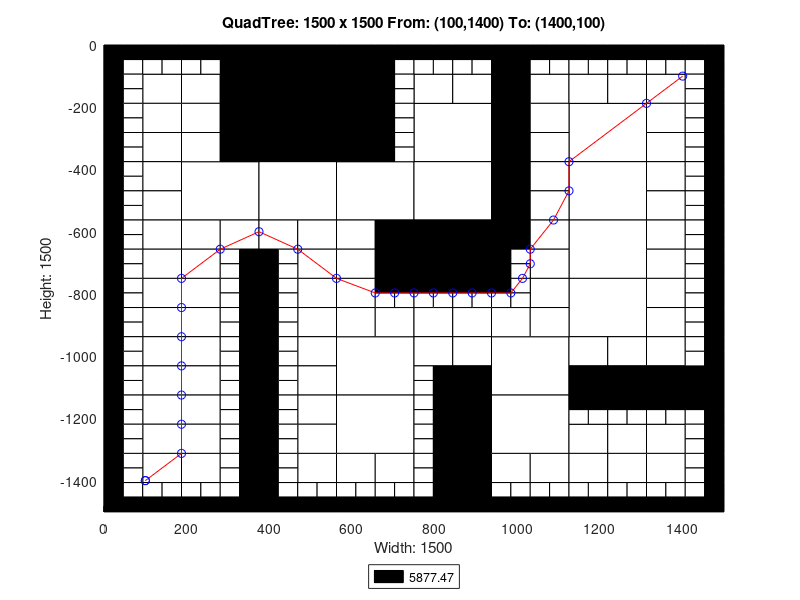

This figure's MATLAB source:
axis([0 1500 -1500 0]);
title('QuadTree: 1500 x 1500 From: (100,1400) To: (1400,100)');
xlabel('Width: 1500');
ylabel('Height: 1500');
rectangle('Position',[375 -187.5 187.5 187.5], 'FaceColor',[0 0 0]);
rectangle('Position',[375 -375 187.5 187.5], 'FaceColor',[0 0 0]);
rectangle('Position',[187.5 -562.5 187.5 187.5], 'FaceColor',[1 1 1]);
rectangle('Position',[375 -562.5 187.5 187.5], 'FaceColor',[1 1 1]);
rectangle('Position',[562.5 -562.5 187.5 187.5], 'FaceColor',[1 1 1]);
rectangle('Position',[750 -375 187.5 187.5], 'FaceColor',[1 1 1]);
rectangle('Position',[1125 -375 187.5 187.5], 'FaceColor',[1 1 1]);
rectangle('Position',[750 -562.5 187.5 187.5], 'FaceColor',[1 1 1]);
rectangle('Position',[750 -750 187.5 187.5], 'FaceColor',[0 0 0]);
rectangle('Position',[1125 -562.5 187.5 187.5], 'FaceColor',[1 1 1]);
rectangle('Position',[1125 -750 187.5 187.5], 'FaceColor',[1 1 1]);
rectangle('Position',[562.5 -1125 187.5 187.5], 'FaceColor',[1 1 1]);
rectangle('Position',[562.5 -1312.5 187.5 187.5], 'FaceColor',[1 1 1]);
rectangle('Position',[937.5 -1125 187.5 187.5], 'FaceColor',[1 1 1]);
rectangle('Position',[1125 -937.5 187.5 187.5], 'FaceColor',[1 1 1]);
rectangle('Position',[937.5 -1312.5 187.5 187.5], 'FaceColor',[1 1 1]);
rectangle('Position',[93.75 -187.5 93.75 93.75], 'FaceColor',[1 1 1]);
rectangle('Position',[281.25 -93.75 93.75 93.75], 'FaceColor',[0 0 0]);
rectangle('Position',[187.5 -187.5 93.75 93.75], 'FaceColor',[1 1 1]);
rectangle('Position',[281.25 -187.5 93.75 93.75], 'FaceColor',[0 0 0]);
rectangle('Position',[93.75 -281.25 93.75 93.75], 'FaceColor',[1 1 1]);
rectangle('Position',[93.75 -375 93.75 93.75], 'FaceColor',[1 1 1]);
rectangle('Position',[187.5 -281.25 93.75 93.75], 'FaceColor',[1 1 1]);
rectangle('Position',[281.25 -281.25 93.75 93.75], 'FaceColor',[0 0 0]);
rectangle('Position',[187.5 -375 93.75 93.75], 'FaceColor',[1 1 1]);
rectangle('Position',[281.25 -375 93.75 93.75], 'FaceColor',[0 0 0]);
rectangle('Position',[562.5 -93.75 93.75 93.75], 'FaceColor',[0 0 0]);
rectangle('Position',[562.5 -187.5 93.75 93.75], 'FaceColor',[0 0 0]);
rectangle('Position',[562.5 -281.25 93.75 93.75], 'FaceColor',[0 0 0]);
rectangle('Position',[562.5 -375 93.75 93.75], 'FaceColor',[0 0 0]);
rectangle('Position',[93.75 -468.75 93.75 93.75], 'FaceColor',[1 1 1]);
rectangle('Position',[93.75 -562.5 93.75 93.75], 'FaceColor',[1 1 1]);
rectangle('Position',[93.75 -656.25 93.75 93.75], 'FaceColor',[1 1 1]);
rectangle('Position',[93.75 -750 93.75 93.75], 'FaceColor',[1 1 1]);
rectangle('Position',[187.5 -656.25 93.75 93.75], 'FaceColor',[1 1 1]);
rectangle('Position',[281.25 -656.25 93.75 93.75], 'FaceColor',[1 1 1]);
rectangle('Position',[187.5 -750 93.75 93.75], 'FaceColor',[1 1 1]);
rectangle('Position',[375 -656.25 93.75 93.75], 'FaceColor',[1 1 1]);
rectangle('Position',[468.75 -656.25 93.75 93.75], 'FaceColor',[1 1 1]);
rectangle('Position',[468.75 -750 93.75 93.75], 'FaceColor',[1 1 1]);
rectangle('Position',[562.5 -656.25 93.75 93.75], 'FaceColor',[1 1 1]);
rectangle('Position',[656.25 -656.25 93.75 93.75], 'FaceColor',[0 0 0]);
rectangle('Position',[562.5 -750 93.75 93.75], 'FaceColor',[1 1 1]);
rectangle('Position',[656.25 -750 93.75 93.75], 'FaceColor',[0 0 0]);
rectangle('Position',[750 -187.5 93.75 93.75], 'FaceColor',[1 1 1]);
rectangle('Position',[843.75 -187.5 93.75 93.75], 'FaceColor',[1 1 1]);
rectangle('Position',[937.5 -93.75 93.75 93.75], 'FaceColor',[0 0 0]);
rectangle('Position',[937.5 -187.5 93.75 93.75], 'FaceColor',[0 0 0]);
rectangle('Position',[1031.25 -187.5 93.75 93.75], 'FaceColor',[1 1 1]);
rectangle('Position',[937.5 -281.25 93.75 93.75], 'FaceColor',[0 0 0]);
rectangle('Position',[1031.25 -281.25 93.75 93.75], 'FaceColor',[1 1 1]);
rectangle('Position',[937.5 -375 93.75 93.75], 'FaceColor',[0 0 0]);
rectangle('Position',[1031.25 -375 93.75 93.75], 'FaceColor',[1 1 1]);
rectangle('Position',[1125 -187.5 93.75 93.75], 'FaceColor',[1 1 1]);
rectangle('Position',[1218.75 -187.5 93.75 93.75], 'FaceColor',[1 1 1]);
rectangle('Position',[1312.5 -187.5 93.75 93.75], 'FaceColor',[1 1 1]);
rectangle('Position',[1312.5 -281.25 93.75 93.75], 'FaceColor',[1 1 1]);
rectangle('Position',[1312.5 -375 93.75 93.75], 'FaceColor',[1 1 1]);
rectangle('Position',[937.5 -468.75 93.75 93.75], 'FaceColor',[0 0 0]);
rectangle('Position',[1031.25 -468.75 93.75 93.75], 'FaceColor',[1 1 1]);
rectangle('Position',[937.5 -562.5 93.75 93.75], 'FaceColor',[0 0 0]);
rectangle('Position',[1031.25 -562.5 93.75 93.75], 'FaceColor',[1 1 1]);
rectangle('Position',[937.5 -656.25 93.75 93.75], 'FaceColor',[0 0 0]);
rectangle('Position',[1031.25 -656.25 93.75 93.75], 'FaceColor',[1 1 1]);
rectangle('Position',[1031.25 -750 93.75 93.75], 'FaceColor',[1 1 1]);
rectangle('Position',[1312.5 -468.75 93.75 93.75], 'FaceColor',[1 1 1]);
rectangle('Position',[1312.5 -562.5 93.75 93.75], 'FaceColor',[1 1 1]);
rectangle('Position',[1312.5 -656.25 93.75 93.75], 'FaceColor',[1 1 1]);
rectangle('Position',[1312.5 -750 93.75 93.75], 'FaceColor',[1 1 1]);
rectangle('Position',[93.75 -843.75 93.75 93.75], 'FaceColor',[1 1 1]);
rectangle('Position',[93.75 -937.5 93.75 93.75], 'FaceColor',[1 1 1]);
rectangle('Position',[187.5 -843.75 93.75 93.75], 'FaceColor',[1 1 1]);
rectangle('Position',[187.5 -937.5 93.75 93.75], 'FaceColor',[1 1 1]);
rectangle('Position',[93.75 -1031.25 93.75 93.75], 'FaceColor',[1 1 1]);
rectangle('Position',[93.75 -1125 93.75 93.75], 'FaceColor',[1 1 1]);
rectangle('Position',[187.5 -1031.25 93.75 93.75], 'FaceColor',[1 1 1]);
rectangle('Position',[187.5 -1125 93.75 93.75], 'FaceColor',[1 1 1]);
rectangle('Position',[468.75 -843.75 93.75 93.75], 'FaceColor',[1 1 1]);
rectangle('Position',[468.75 -937.5 93.75 93.75], 'FaceColor',[1 1 1]);
rectangle('Position',[562.5 -843.75 93.75 93.75], 'FaceColor',[1 1 1]);
rectangle('Position',[562.5 -937.5 93.75 93.75], 'FaceColor',[1 1 1]);
rectangle('Position',[656.25 -937.5 93.75 93.75], 'FaceColor',[1 1 1]);
rectangle('Position',[468.75 -1031.25 93.75 93.75], 'FaceColor',[1 1 1]);
rectangle('Position',[468.75 -1125 93.75 93.75], 'FaceColor',[1 1 1]);
rectangle('Position',[93.75 -1218.75 93.75 93.75], 'FaceColor',[1 1 1]);
rectangle('Position',[93.75 -1312.5 93.75 93.75], 'FaceColor',[1 1 1]);
rectangle('Position',[187.5 -1218.75 93.75 93.75], 'FaceColor',[1 1 1]);
rectangle('Position',[187.5 -1312.5 93.75 93.75], 'FaceColor',[1 1 1]);
rectangle('Position',[93.75 -1406.25 93.75 93.75], 'FaceColor',[1 1 1]);
rectangle('Position',[187.5 -1406.25 93.75 93.75], 'FaceColor',[1 1 1]);
rectangle('Position',[468.75 -1218.75 93.75 93.75], 'FaceColor',[1 1 1]);
rectangle('Position',[468.75 -1312.5 93.75 93.75], 'FaceColor',[1 1 1]);
rectangle('Position',[468.75 -1406.25 93.75 93.75], 'FaceColor',[1 1 1]);
rectangle('Position',[562.5 -1406.25 93.75 93.75], 'FaceColor',[1 1 1]);
rectangle('Position',[656.25 -1406.25 93.75 93.75], 'FaceColor',[1 1 1]);
rectangle('Position',[750 -937.5 93.75 93.75], 'FaceColor',[1 1 1]);
rectangle('Position',[843.75 -937.5 93.75 93.75], 'FaceColor',[1 1 1]);
rectangle('Position',[1031.25 -843.75 93.75 93.75], 'FaceColor',[1 1 1]);
rectangle('Position',[937.5 -937.5 93.75 93.75], 'FaceColor',[1 1 1]);
rectangle('Position',[1031.25 -937.5 93.75 93.75], 'FaceColor',[1 1 1]);
rectangle('Position',[750 -1031.25 93.75 93.75], 'FaceColor',[1 1 1]);
rectangle('Position',[843.75 -1031.25 93.75 93.75], 'FaceColor',[1 1 1]);
rectangle('Position',[843.75 -1125 93.75 93.75], 'FaceColor',[0 0 0]);
rectangle('Position',[1312.5 -843.75 93.75 93.75], 'FaceColor',[1 1 1]);
rectangle('Position',[1312.5 -937.5 93.75 93.75], 'FaceColor',[1 1 1]);
rectangle('Position',[1125 -1031.25 93.75 93.75], 'FaceColor',[1 1 1]);
rectangle('Position',[1218.75 -1031.25 93.75 93.75], 'FaceColor',[1 1 1]);
rectangle('Position',[1125 -1125 93.75 93.75], 'FaceColor',[0 0 0]);
rectangle('Position',[1218.75 -1125 93.75 93.75], 'FaceColor',[0 0 0]);
rectangle('Position',[1312.5 -1031.25 93.75 93.75], 'FaceColor',[1 1 1]);
rectangle('Position',[1312.5 -1125 93.75 93.75], 'FaceColor',[0 0 0]);
rectangle('Position',[1406.25 -1125 93.75 93.75], 'FaceColor',[0 0 0]);
rectangle('Position',[843.75 -1218.75 93.75 93.75], 'FaceColor',[0 0 0]);
rectangle('Position',[843.75 -1312.5 93.75 93.75], 'FaceColor',[0 0 0]);
rectangle('Position',[843.75 -1406.25 93.75 93.75], 'FaceColor',[0 0 0]);
rectangle('Position',[843.75 -1500 93.75 93.75], 'FaceColor',[0 0 0]);
rectangle('Position',[937.5 -1406.25 93.75 93.75], 'FaceColor',[1 1 1]);
rectangle('Position',[1031.25 -1406.25 93.75 93.75], 'FaceColor',[1 1 1]);
rectangle('Position',[1125 -1312.5 93.75 93.75], 'FaceColor',[1 1 1]);
rectangle('Position',[1218.75 -1312.5 93.75 93.75], 'FaceColor',[1 1 1]);
rectangle('Position',[1312.5 -1312.5 93.75 93.75], 'FaceColor',[1 1 1]);
rectangle('Position',[1125 -1406.25 93.75 93.75], 'FaceColor',[1 1 1]);
rectangle('Position',[1218.75 -1406.25 93.75 93.75], 'FaceColor',[1 1 1]);
rectangle('Position',[1312.5 -1406.25 93.75 93.75], 'FaceColor',[1 1 1]);
rectangle('Position',[0 -46.875 46.875 46.875], 'FaceColor',[0 0 0]);
rectangle('Position',[46.875 -46.875 46.875 46.875], 'FaceColor',[0 0 0]);
rectangle('Position',[0 -93.75 46.875 46.875], 'FaceColor',[0 0 0]);
rectangle('Position',[46.875 -93.75 46.875 46.875], 'FaceColor',[1 1 1]);
rectangle('Position',[93.75 -46.875 46.875 46.875], 'FaceColor',[0 0 0]);
rectangle('Position',[140.625 -46.875 46.875 46.875], 'FaceColor',[0 0 0]);
rectangle('Position',[93.75 -93.75 46.875 46.875], 'FaceColor',[1 1 1]);
rectangle('Position',[140.625 -93.75 46.875 46.875], 'FaceColor',[1 1 1]);
rectangle('Position',[0 -140.625 46.875 46.875], 'FaceColor',[0 0 0]);
rectangle('Position',[46.875 -140.625 46.875 46.875], 'FaceColor',[1 1 1]);
rectangle('Position',[0 -187.5 46.875 46.875], 'FaceColor',[0 0 0]);
rectangle('Position',[46.875 -187.5 46.875 46.875], 'FaceColor',[1 1 1]);
rectangle('Position',[187.5 -46.875 46.875 46.875], 'FaceColor',[0 0 0]);
rectangle('Position',[234.375 -46.875 46.875 46.875], 'FaceColor',[0 0 0]);
rectangle('Position',[187.5 -93.75 46.875 46.875], 'FaceColor',[1 1 1]);
rectangle('Position',[234.375 -93.75 46.875 46.875], 'FaceColor',[1 1 1]);
rectangle('Position',[0 -234.375 46.875 46.875], 'FaceColor',[0 0 0]);
rectangle('Position',[46.875 -234.375 46.875 46.875], 'FaceColor',[1 1 1]);
rectangle('Position',[0 -281.25 46.875 46.875], 'FaceColor',[0 0 0]);
rectangle('Position',[46.875 -281.25 46.875 46.875], 'FaceColor',[1 1 1]);
rectangle('Position',[0 -328.125 46.875 46.875], 'FaceColor',[0 0 0]);
rectangle('Position',[46.875 -328.125 46.875 46.875], 'FaceColor',[1 1 1]);
rectangle('Position',[0 -375 46.875 46.875], 'FaceColor',[0 0 0]);
rectangle('Position',[46.875 -375 46.875 46.875], 'FaceColor',[1 1 1]);
rectangle('Position',[656.25 -46.875 46.875 46.875], 'FaceColor',[0 0 0]);
rectangle('Position',[703.125 -46.875 46.875 46.875], 'FaceColor',[0 0 0]);
rectangle('Position',[656.25 -93.75 46.875 46.875], 'FaceColor',[0 0 0]);
rectangle('Position',[703.125 -93.75 46.875 46.875], 'FaceColor',[1 1 1]);
rectangle('Position',[656.25 -140.625 46.875 46.875], 'FaceColor',[0 0 0]);
rectangle('Position',[703.125 -140.625 46.875 46.875], 'FaceColor',[1 1 1]);
rectangle('Position',[656.25 -187.5 46.875 46.875], 'FaceColor',[0 0 0]);
rectangle('Position',[703.125 -187.5 46.875 46.875], 'FaceColor',[1 1 1]);
rectangle('Position',[656.25 -234.375 46.875 46.875], 'FaceColor',[0 0 0]);
rectangle('Position',[703.125 -234.375 46.875 46.875], 'FaceColor',[1 1 1]);
rectangle('Position',[656.25 -281.25 46.875 46.875], 'FaceColor',[0 0 0]);
rectangle('Position',[703.125 -281.25 46.875 46.875], 'FaceColor',[1 1 1]);
rectangle('Position',[656.25 -328.125 46.875 46.875], 'FaceColor',[0 0 0]);
rectangle('Position',[703.125 -328.125 46.875 46.875], 'FaceColor',[1 1 1]);
rectangle('Position',[656.25 -375 46.875 46.875], 'FaceColor',[0 0 0]);
rectangle('Position',[703.125 -375 46.875 46.875], 'FaceColor',[1 1 1]);
rectangle('Position',[0 -421.875 46.875 46.875], 'FaceColor',[0 0 0]);
rectangle('Position',[46.875 -421.875 46.875 46.875], 'FaceColor',[1 1 1]);
rectangle('Position',[0 -468.75 46.875 46.875], 'FaceColor',[0 0 0]);
rectangle('Position',[46.875 -468.75 46.875 46.875], 'FaceColor',[1 1 1]);
rectangle('Position',[0 -515.625 46.875 46.875], 'FaceColor',[0 0 0]);
rectangle('Position',[46.875 -515.625 46.875 46.875], 'FaceColor',[1 1 1]);
rectangle('Position',[0 -562.5 46.875 46.875], 'FaceColor',[0 0 0]);
rectangle('Position',[46.875 -562.5 46.875 46.875], 'FaceColor',[1 1 1]);
rectangle('Position',[0 -609.375 46.875 46.875], 'FaceColor',[0 0 0]);
rectangle('Position',[46.875 -609.375 46.875 46.875], 'FaceColor',[1 1 1]);
rectangle('Position',[0 -656.25 46.875 46.875], 'FaceColor',[0 0 0]);
rectangle('Position',[46.875 -656.25 46.875 46.875], 'FaceColor',[1 1 1]);
rectangle('Position',[0 -703.125 46.875 46.875], 'FaceColor',[0 0 0]);
rectangle('Position',[46.875 -703.125 46.875 46.875], 'FaceColor',[1 1 1]);
rectangle('Position',[0 -750 46.875 46.875], 'FaceColor',[0 0 0]);
rectangle('Position',[46.875 -750 46.875 46.875], 'FaceColor',[1 1 1]);
rectangle('Position',[281.25 -703.125 46.875 46.875], 'FaceColor',[1 1 1]);
rectangle('Position',[328.125 -703.125 46.875 46.875], 'FaceColor',[0 0 0]);
rectangle('Position',[281.25 -750 46.875 46.875], 'FaceColor',[1 1 1]);
rectangle('Position',[328.125 -750 46.875 46.875], 'FaceColor',[0 0 0]);
rectangle('Position',[375 -703.125 46.875 46.875], 'FaceColor',[0 0 0]);
rectangle('Position',[421.875 -703.125 46.875 46.875], 'FaceColor',[1 1 1]);
rectangle('Position',[375 -750 46.875 46.875], 'FaceColor',[0 0 0]);
rectangle('Position',[421.875 -750 46.875 46.875], 'FaceColor',[1 1 1]);
rectangle('Position',[750 -46.875 46.875 46.875], 'FaceColor',[0 0 0]);
rectangle('Position',[796.875 -46.875 46.875 46.875], 'FaceColor',[0 0 0]);
rectangle('Position',[750 -93.75 46.875 46.875], 'FaceColor',[1 1 1]);
rectangle('Position',[796.875 -93.75 46.875 46.875], 'FaceColor',[1 1 1]);
rectangle('Position',[843.75 -46.875 46.875 46.875], 'FaceColor',[0 0 0]);
rectangle('Position',[890.625 -46.875 46.875 46.875], 'FaceColor',[0 0 0]);
rectangle('Position',[843.75 -93.75 46.875 46.875], 'FaceColor',[1 1 1]);
rectangle('Position',[890.625 -93.75 46.875 46.875], 'FaceColor',[1 1 1]);
rectangle('Position',[1031.25 -46.875 46.875 46.875], 'FaceColor',[0 0 0]);
rectangle('Position',[1078.12 -46.875 46.875 46.875], 'FaceColor',[0 0 0]);
rectangle('Position',[1031.25 -93.75 46.875 46.875], 'FaceColor',[1 1 1]);
rectangle('Position',[1078.12 -93.75 46.875 46.875], 'FaceColor',[1 1 1]);
rectangle('Position',[1125 -46.875 46.875 46.875], 'FaceColor',[0 0 0]);
rectangle('Position',[1171.88 -46.875 46.875 46.875], 'FaceColor',[0 0 0]);
rectangle('Position',[1125 -93.75 46.875 46.875], 'FaceColor',[1 1 1]);
rectangle('Position',[1171.88 -93.75 46.875 46.875], 'FaceColor',[1 1 1]);
rectangle('Position',[1218.75 -46.875 46.875 46.875], 'FaceColor',[0 0 0]);
rectangle('Position',[1265.62 -46.875 46.875 46.875], 'FaceColor',[0 0 0]);
rectangle('Position',[1218.75 -93.75 46.875 46.875], 'FaceColor',[1 1 1]);
rectangle('Position',[1265.62 -93.75 46.875 46.875], 'FaceColor',[1 1 1]);
rectangle('Position',[1312.5 -46.875 46.875 46.875], 'FaceColor',[0 0 0]);
rectangle('Position',[1359.38 -46.875 46.875 46.875], 'FaceColor',[0 0 0]);
rectangle('Position',[1312.5 -93.75 46.875 46.875], 'FaceColor',[1 1 1]);
rectangle('Position',[1359.38 -93.75 46.875 46.875], 'FaceColor',[1 1 1]);
rectangle('Position',[1406.25 -46.875 46.875 46.875], 'FaceColor',[0 0 0]);
rectangle('Position',[1453.12 -46.875 46.875 46.875], 'FaceColor',[0 0 0]);
rectangle('Position',[1406.25 -93.75 46.875 46.875], 'FaceColor',[1 1 1]);
rectangle('Position',[1453.12 -93.75 46.875 46.875], 'FaceColor',[0 0 0]);
rectangle('Position',[1406.25 -140.625 46.875 46.875], 'FaceColor',[1 1 1]);
rectangle('Position',[1453.12 -140.625 46.875 46.875], 'FaceColor',[0 0 0]);
rectangle('Position',[1406.25 -187.5 46.875 46.875], 'FaceColor',[1 1 1]);
rectangle('Position',[1453.12 -187.5 46.875 46.875], 'FaceColor',[0 0 0]);
rectangle('Position',[1406.25 -234.375 46.875 46.875], 'FaceColor',[1 1 1]);
rectangle('Position',[1453.12 -234.375 46.875 46.875], 'FaceColor',[0 0 0]);
rectangle('Position',[1406.25 -281.25 46.875 46.875], 'FaceColor',[1 1 1]);
rectangle('Position',[1453.12 -281.25 46.875 46.875], 'FaceColor',[0 0 0]);
rectangle('Position',[1406.25 -328.125 46.875 46.875], 'FaceColor',[1 1 1]);
rectangle('Position',[1453.12 -328.125 46.875 46.875], 'FaceColor',[0 0 0]);
rectangle('Position',[1406.25 -375 46.875 46.875], 'FaceColor',[1 1 1]);
rectangle('Position',[1453.12 -375 46.875 46.875], 'FaceColor',[0 0 0]);
rectangle('Position',[937.5 -703.125 46.875 46.875], 'FaceColor',[0 0 0]);
rectangle('Position',[984.375 -703.125 46.875 46.875], 'FaceColor',[1 1 1]);
rectangle('Position',[937.5 -750 46.875 46.875], 'FaceColor',[0 0 0]);
rectangle('Position',[984.375 -750 46.875 46.875], 'FaceColor',[1 1 1]);
rectangle('Position',[1406.25 -421.875 46.875 46.875], 'FaceColor',[1 1 1]);
rectangle('Position',[1453.12 -421.875 46.875 46.875], 'FaceColor',[0 0 0]);
rectangle('Position',[1406.25 -468.75 46.875 46.875], 'FaceColor',[1 1 1]);
rectangle('Position',[1453.12 -468.75 46.875 46.875], 'FaceColor',[0 0 0]);
rectangle('Position',[1406.25 -515.625 46.875 46.875], 'FaceColor',[1 1 1]);
rectangle('Position',[1453.12 -515.625 46.875 46.875], 'FaceColor',[0 0 0]);
rectangle('Position',[1406.25 -562.5 46.875 46.875], 'FaceColor',[1 1 1]);
rectangle('Position',[1453.12 -562.5 46.875 46.875], 'FaceColor',[0 0 0]);
rectangle('Position',[1406.25 -609.375 46.875 46.875], 'FaceColor',[1 1 1]);
rectangle('Position',[1453.12 -609.375 46.875 46.875], 'FaceColor',[0 0 0]);
rectangle('Position',[1406.25 -656.25 46.875 46.875], 'FaceColor',[1 1 1]);
rectangle('Position',[1453.12 -656.25 46.875 46.875], 'FaceColor',[0 0 0]);
rectangle('Position',[1406.25 -703.125 46.875 46.875], 'FaceColor',[1 1 1]);
rectangle('Position',[1453.12 -703.125 46.875 46.875], 'FaceColor',[0 0 0]);
rectangle('Position',[1406.25 -750 46.875 46.875], 'FaceColor',[1 1 1]);
rectangle('Position',[1453.12 -750 46.875 46.875], 'FaceColor',[0 0 0]);
rectangle('Position',[0 -796.875 46.875 46.875], 'FaceColor',[0 0 0]);
rectangle('Position',[46.875 -796.875 46.875 46.875], 'FaceColor',[1 1 1]);
rectangle('Position',[0 -843.75 46.875 46.875], 'FaceColor',[0 0 0]);
rectangle('Position',[46.875 -843.75 46.875 46.875], 'FaceColor',[1 1 1]);
rectangle('Position',[0 -890.625 46.875 46.875], 'FaceColor',[0 0 0]);
rectangle('Position',[46.875 -890.625 46.875 46.875], 'FaceColor',[1 1 1]);
rectangle('Position',[0 -937.5 46.875 46.875], 'FaceColor',[0 0 0]);
rectangle('Position',[46.875 -937.5 46.875 46.875], 'FaceColor',[1 1 1]);
rectangle('Position',[281.25 -796.875 46.875 46.875], 'FaceColor',[1 1 1]);
rectangle('Position',[328.125 -796.875 46.875 46.875], 'FaceColor',[0 0 0]);
rectangle('Position',[281.25 -843.75 46.875 46.875], 'FaceColor',[1 1 1]);
rectangle('Position',[328.125 -843.75 46.875 46.875], 'FaceColor',[0 0 0]);
rectangle('Position',[281.25 -890.625 46.875 46.875], 'FaceColor',[1 1 1]);
rectangle('Position',[328.125 -890.625 46.875 46.875], 'FaceColor',[0 0 0]);
rectangle('Position',[281.25 -937.5 46.875 46.875], 'FaceColor',[1 1 1]);
rectangle('Position',[328.125 -937.5 46.875 46.875], 'FaceColor',[0 0 0]);
rectangle('Position',[0 -984.375 46.875 46.875], 'FaceColor',[0 0 0]);
rectangle('Position',[46.875 -984.375 46.875 46.875], 'FaceColor',[1 1 1]);
rectangle('Position',[0 -1031.25 46.875 46.875], 'FaceColor',[0 0 0]);
rectangle('Position',[46.875 -1031.25 46.875 46.875], 'FaceColor',[1 1 1]);
rectangle('Position',[0 -1078.12 46.875 46.875], 'FaceColor',[0 0 0]);
rectangle('Position',[46.875 -1078.12 46.875 46.875], 'FaceColor',[1 1 1]);
rectangle('Position',[0 -1125 46.875 46.875], 'FaceColor',[0 0 0]);
rectangle('Position',[46.875 -1125 46.875 46.875], 'FaceColor',[1 1 1]);
rectangle('Position',[281.25 -984.375 46.875 46.875], 'FaceColor',[1 1 1]);
rectangle('Position',[328.125 -984.375 46.875 46.875], 'FaceColor',[0 0 0]);
rectangle('Position',[281.25 -1031.25 46.875 46.875], 'FaceColor',[1 1 1]);
rectangle('Position',[328.125 -1031.25 46.875 46.875], 'FaceColor',[0 0 0]);
rectangle('Position',[281.25 -1078.12 46.875 46.875], 'FaceColor',[1 1 1]);
rectangle('Position',[328.125 -1078.12 46.875 46.875], 'FaceColor',[0 0 0]);
rectangle('Position',[281.25 -1125 46.875 46.875], 'FaceColor',[1 1 1]);
rectangle('Position',[328.125 -1125 46.875 46.875], 'FaceColor',[0 0 0]);
rectangle('Position',[375 -796.875 46.875 46.875], 'FaceColor',[0 0 0]);
rectangle('Position',[421.875 -796.875 46.875 46.875], 'FaceColor',[1 1 1]);
rectangle('Position',[375 -843.75 46.875 46.875], 'FaceColor',[0 0 0]);
rectangle('Position',[421.875 -843.75 46.875 46.875], 'FaceColor',[1 1 1]);
rectangle('Position',[375 -890.625 46.875 46.875], 'FaceColor',[0 0 0]);
rectangle('Position',[421.875 -890.625 46.875 46.875], 'FaceColor',[1 1 1]);
rectangle('Position',[375 -937.5 46.875 46.875], 'FaceColor',[0 0 0]);
rectangle('Position',[421.875 -937.5 46.875 46.875], 'FaceColor',[1 1 1]);
rectangle('Position',[656.25 -796.875 46.875 46.875], 'FaceColor',[0 0 0]);
rectangle('Position',[703.125 -796.875 46.875 46.875], 'FaceColor',[0 0 0]);
rectangle('Position',[656.25 -843.75 46.875 46.875], 'FaceColor',[1 1 1]);
rectangle('Position',[703.125 -843.75 46.875 46.875], 'FaceColor',[1 1 1]);
rectangle('Position',[375 -984.375 46.875 46.875], 'FaceColor',[0 0 0]);
rectangle('Position',[421.875 -984.375 46.875 46.875], 'FaceColor',[1 1 1]);
rectangle('Position',[375 -1031.25 46.875 46.875], 'FaceColor',[0 0 0]);
rectangle('Position',[421.875 -1031.25 46.875 46.875], 'FaceColor',[1 1 1]);
rectangle('Position',[375 -1078.12 46.875 46.875], 'FaceColor',[0 0 0]);
rectangle('Position',[421.875 -1078.12 46.875 46.875], 'FaceColor',[1 1 1]);
rectangle('Position',[375 -1125 46.875 46.875], 'FaceColor',[0 0 0]);
rectangle('Position',[421.875 -1125 46.875 46.875], 'FaceColor',[1 1 1]);
rectangle('Position',[0 -1171.88 46.875 46.875], 'FaceColor',[0 0 0]);
rectangle('Position',[46.875 -1171.88 46.875 46.875], 'FaceColor',[1 1 1]);
rectangle('Position',[0 -1218.75 46.875 46.875], 'FaceColor',[0 0 0]);
rectangle('Position',[46.875 -1218.75 46.875 46.875], 'FaceColor',[1 1 1]);
rectangle('Position',[0 -1265.62 46.875 46.875], 'FaceColor',[0 0 0]);
rectangle('Position',[46.875 -1265.62 46.875 46.875], 'FaceColor',[1 1 1]);
rectangle('Position',[0 -1312.5 46.875 46.875], 'FaceColor',[0 0 0]);
rectangle('Position',[46.875 -1312.5 46.875 46.875], 'FaceColor',[1 1 1]);
rectangle('Position',[281.25 -1171.88 46.875 46.875], 'FaceColor',[1 1 1]);
rectangle('Position',[328.125 -1171.88 46.875 46.875], 'FaceColor',[0 0 0]);
rectangle('Position',[281.25 -1218.75 46.875 46.875], 'FaceColor',[1 1 1]);
rectangle('Position',[328.125 -1218.75 46.875 46.875], 'FaceColor',[0 0 0]);
rectangle('Position',[281.25 -1265.62 46.875 46.875], 'FaceColor',[1 1 1]);
rectangle('Position',[328.125 -1265.62 46.875 46.875], 'FaceColor',[0 0 0]);
rectangle('Position',[281.25 -1312.5 46.875 46.875], 'FaceColor',[1 1 1]);
rectangle('Position',[328.125 -1312.5 46.875 46.875], 'FaceColor',[0 0 0]);
rectangle('Position',[0 -1359.38 46.875 46.875], 'FaceColor',[0 0 0]);
rectangle('Position',[46.875 -1359.38 46.875 46.875], 'FaceColor',[1 1 1]);
rectangle('Position',[0 -1406.25 46.875 46.875], 'FaceColor',[0 0 0]);
rectangle('Position',[46.875 -1406.25 46.875 46.875], 'FaceColor',[1 1 1]);
rectangle('Position',[0 -1453.12 46.875 46.875], 'FaceColor',[0 0 0]);
rectangle('Position',[46.875 -1453.12 46.875 46.875], 'FaceColor',[1 1 1]);
rectangle('Position',[0 -1500 46.875 46.875], 'FaceColor',[0 0 0]);
rectangle('Position',[46.875 -1500 46.875 46.875], 'FaceColor',[0 0 0]);
rectangle('Position',[93.75 -1453.12 46.875 46.875], 'FaceColor',[1 1 1]);
rectangle('Position',[140.625 -1453.12 46.875 46.875], 'FaceColor',[1 1 1]);
rectangle('Position',[93.75 -1500 46.875 46.875], 'FaceColor',[0 0 0]);
rectangle('Position',[140.625 -1500 46.875 46.875], 'FaceColor',[0 0 0]);
rectangle('Position',[281.25 -1359.38 46.875 46.875], 'FaceColor',[1 1 1]);
rectangle('Position',[328.125 -1359.38 46.875 46.875], 'FaceColor',[0 0 0]);
rectangle('Position',[281.25 -1406.25 46.875 46.875], 'FaceColor',[1 1 1]);
rectangle('Position',[328.125 -1406.25 46.875 46.875], 'FaceColor',[0 0 0]);
rectangle('Position',[187.5 -1453.12 46.875 46.875], 'FaceColor',[1 1 1]);
rectangle('Position',[234.375 -1453.12 46.875 46.875], 'FaceColor',[1 1 1]);
rectangle('Position',[187.5 -1500 46.875 46.875], 'FaceColor',[0 0 0]);
rectangle('Position',[234.375 -1500 46.875 46.875], 'FaceColor',[0 0 0]);
rectangle('Position',[281.25 -1453.12 46.875 46.875], 'FaceColor',[1 1 1]);
rectangle('Position',[328.125 -1453.12 46.875 46.875], 'FaceColor',[0 0 0]);
rectangle('Position',[281.25 -1500 46.875 46.875], 'FaceColor',[0 0 0]);
rectangle('Position',[328.125 -1500 46.875 46.875], 'FaceColor',[0 0 0]);
rectangle('Position',[375 -1171.88 46.875 46.875], 'FaceColor',[0 0 0]);
rectangle('Position',[421.875 -1171.88 46.875 46.875], 'FaceColor',[1 1 1]);
rectangle('Position',[375 -1218.75 46.875 46.875], 'FaceColor',[0 0 0]);
rectangle('Position',[421.875 -1218.75 46.875 46.875], 'FaceColor',[1 1 1]);
rectangle('Position',[375 -1265.62 46.875 46.875], 'FaceColor',[0 0 0]);
rectangle('Position',[421.875 -1265.62 46.875 46.875], 'FaceColor',[1 1 1]);
rectangle('Position',[375 -1312.5 46.875 46.875], 'FaceColor',[0 0 0]);
rectangle('Position',[421.875 -1312.5 46.875 46.875], 'FaceColor',[1 1 1]);
rectangle('Position',[375 -1359.38 46.875 46.875], 'FaceColor',[0 0 0]);
rectangle('Position',[421.875 -1359.38 46.875 46.875], 'FaceColor',[1 1 1]);
rectangle('Position',[375 -1406.25 46.875 46.875], 'FaceColor',[0 0 0]);
rectangle('Position',[421.875 -1406.25 46.875 46.875], 'FaceColor',[1 1 1]);
rectangle('Position',[375 -1453.12 46.875 46.875], 'FaceColor',[0 0 0]);
rectangle('Position',[421.875 -1453.12 46.875 46.875], 'FaceColor',[1 1 1]);
rectangle('Position',[375 -1500 46.875 46.875], 'FaceColor',[0 0 0]);
rectangle('Position',[421.875 -1500 46.875 46.875], 'FaceColor',[0 0 0]);
rectangle('Position',[468.75 -1453.12 46.875 46.875], 'FaceColor',[1 1 1]);
rectangle('Position',[515.625 -1453.12 46.875 46.875], 'FaceColor',[1 1 1]);
rectangle('Position',[468.75 -1500 46.875 46.875], 'FaceColor',[0 0 0]);
rectangle('Position',[515.625 -1500 46.875 46.875], 'FaceColor',[0 0 0]);
rectangle('Position',[562.5 -1453.12 46.875 46.875], 'FaceColor',[1 1 1]);
rectangle('Position',[609.375 -1453.12 46.875 46.875], 'FaceColor',[1 1 1]);
rectangle('Position',[562.5 -1500 46.875 46.875], 'FaceColor',[0 0 0]);
rectangle('Position',[609.375 -1500 46.875 46.875], 'FaceColor',[0 0 0]);
rectangle('Position',[656.25 -1453.12 46.875 46.875], 'FaceColor',[1 1 1]);
rectangle('Position',[703.125 -1453.12 46.875 46.875], 'FaceColor',[1 1 1]);
rectangle('Position',[656.25 -1500 46.875 46.875], 'FaceColor',[0 0 0]);
rectangle('Position',[703.125 -1500 46.875 46.875], 'FaceColor',[0 0 0]);
rectangle('Position',[750 -796.875 46.875 46.875], 'FaceColor',[0 0 0]);
rectangle('Position',[796.875 -796.875 46.875 46.875], 'FaceColor',[0 0 0]);
rectangle('Position',[750 -843.75 46.875 46.875], 'FaceColor',[1 1 1]);
rectangle('Position',[796.875 -843.75 46.875 46.875], 'FaceColor',[1 1 1]);
rectangle('Position',[843.75 -796.875 46.875 46.875], 'FaceColor',[0 0 0]);
rectangle('Position',[890.625 -796.875 46.875 46.875], 'FaceColor',[0 0 0]);
rectangle('Position',[843.75 -843.75 46.875 46.875], 'FaceColor',[1 1 1]);
rectangle('Position',[890.625 -843.75 46.875 46.875], 'FaceColor',[1 1 1]);
rectangle('Position',[937.5 -796.875 46.875 46.875], 'FaceColor',[0 0 0]);
rectangle('Position',[984.375 -796.875 46.875 46.875], 'FaceColor',[1 1 1]);
rectangle('Position',[937.5 -843.75 46.875 46.875], 'FaceColor',[1 1 1]);
rectangle('Position',[984.375 -843.75 46.875 46.875], 'FaceColor',[1 1 1]);
rectangle('Position',[750 -1078.12 46.875 46.875], 'FaceColor',[1 1 1]);
rectangle('Position',[796.875 -1078.12 46.875 46.875], 'FaceColor',[0 0 0]);
rectangle('Position',[750 -1125 46.875 46.875], 'FaceColor',[1 1 1]);
rectangle('Position',[796.875 -1125 46.875 46.875], 'FaceColor',[0 0 0]);
rectangle('Position',[1406.25 -796.875 46.875 46.875], 'FaceColor',[1 1 1]);
rectangle('Position',[1453.12 -796.875 46.875 46.875], 'FaceColor',[0 0 0]);
rectangle('Position',[1406.25 -843.75 46.875 46.875], 'FaceColor',[1 1 1]);
rectangle('Position',[1453.12 -843.75 46.875 46.875], 'FaceColor',[0 0 0]);
rectangle('Position',[1406.25 -890.625 46.875 46.875], 'FaceColor',[1 1 1]);
rectangle('Position',[1453.12 -890.625 46.875 46.875], 'FaceColor',[0 0 0]);
rectangle('Position',[1406.25 -937.5 46.875 46.875], 'FaceColor',[1 1 1]);
rectangle('Position',[1453.12 -937.5 46.875 46.875], 'FaceColor',[0 0 0]);
rectangle('Position',[1406.25 -984.375 46.875 46.875], 'FaceColor',[1 1 1]);
rectangle('Position',[1453.12 -984.375 46.875 46.875], 'FaceColor',[0 0 0]);
rectangle('Position',[1406.25 -1031.25 46.875 46.875], 'FaceColor',[1 1 1]);
rectangle('Position',[1453.12 -1031.25 46.875 46.875], 'FaceColor',[0 0 0]);
rectangle('Position',[750 -1171.88 46.875 46.875], 'FaceColor',[1 1 1]);
rectangle('Position',[796.875 -1171.88 46.875 46.875], 'FaceColor',[0 0 0]);
rectangle('Position',[750 -1218.75 46.875 46.875], 'FaceColor',[1 1 1]);
rectangle('Position',[796.875 -1218.75 46.875 46.875], 'FaceColor',[0 0 0]);
rectangle('Position',[750 -1265.62 46.875 46.875], 'FaceColor',[1 1 1]);
rectangle('Position',[796.875 -1265.62 46.875 46.875], 'FaceColor',[0 0 0]);
rectangle('Position',[750 -1312.5 46.875 46.875], 'FaceColor',[1 1 1]);
rectangle('Position',[796.875 -1312.5 46.875 46.875], 'FaceColor',[0 0 0]);
rectangle('Position',[750 -1359.38 46.875 46.875], 'FaceColor',[1 1 1]);
rectangle('Position',[796.875 -1359.38 46.875 46.875], 'FaceColor',[0 0 0]);
rectangle('Position',[750 -1406.25 46.875 46.875], 'FaceColor',[1 1 1]);
rectangle('Position',[796.875 -1406.25 46.875 46.875], 'FaceColor',[0 0 0]);
rectangle('Position',[750 -1453.12 46.875 46.875], 'FaceColor',[1 1 1]);
rectangle('Position',[796.875 -1453.12 46.875 46.875], 'FaceColor',[0 0 0]);
rectangle('Position',[750 -1500 46.875 46.875], 'FaceColor',[0 0 0]);
rectangle('Position',[796.875 -1500 46.875 46.875], 'FaceColor',[0 0 0]);
rectangle('Position',[937.5 -1453.12 46.875 46.875], 'FaceColor',[1 1 1]);
rectangle('Position',[984.375 -1453.12 46.875 46.875], 'FaceColor',[1 1 1]);
rectangle('Position',[937.5 -1500 46.875 46.875], 'FaceColor',[0 0 0]);
rectangle('Position',[984.375 -1500 46.875 46.875], 'FaceColor',[0 0 0]);
rectangle('Position',[1031.25 -1453.12 46.875 46.875], 'FaceColor',[1 1 1]);
rectangle('Position',[1078.12 -1453.12 46.875 46.875], 'FaceColor',[1 1 1]);
rectangle('Position',[1031.25 -1500 46.875 46.875], 'FaceColor',[0 0 0]);
rectangle('Position',[1078.12 -1500 46.875 46.875], 'FaceColor',[0 0 0]);
rectangle('Position',[1125 -1171.88 46.875 46.875], 'FaceColor',[0 0 0]);
rectangle('Position',[1171.88 -1171.88 46.875 46.875], 'FaceColor',[0 0 0]);
rectangle('Position',[1125 -1218.75 46.875 46.875], 'FaceColor',[1 1 1]);
rectangle('Position',[1171.88 -1218.75 46.875 46.875], 'FaceColor',[1 1 1]);
rectangle('Position',[1218.75 -1171.88 46.875 46.875], 'FaceColor',[0 0 0]);
rectangle('Position',[1265.62 -1171.88 46.875 46.875], 'FaceColor',[0 0 0]);
rectangle('Position',[1218.75 -1218.75 46.875 46.875], 'FaceColor',[1 1 1]);
rectangle('Position',[1265.62 -1218.75 46.875 46.875], 'FaceColor',[1 1 1]);
rectangle('Position',[1312.5 -1171.88 46.875 46.875], 'FaceColor',[0 0 0]);
rectangle('Position',[1359.38 -1171.88 46.875 46.875], 'FaceColor',[0 0 0]);
rectangle('Position',[1312.5 -1218.75 46.875 46.875], 'FaceColor',[1 1 1]);
rectangle('Position',[1359.38 -1218.75 46.875 46.875], 'FaceColor',[1 1 1]);
rectangle('Position',[1406.25 -1171.88 46.875 46.875], 'FaceColor',[0 0 0]);
rectangle('Position',[1453.12 -1171.88 46.875 46.875], 'FaceColor',[0 0 0]);
rectangle('Position',[1406.25 -1218.75 46.875 46.875], 'FaceColor',[1 1 1]);
rectangle('Position',[1453.12 -1218.75 46.875 46.875], 'FaceColor',[0 0 0]);
rectangle('Position',[1406.25 -1265.62 46.875 46.875], 'FaceColor',[1 1 1]);
rectangle('Position',[1453.12 -1265.62 46.875 46.875], 'FaceColor',[0 0 0]);
rectangle('Position',[1406.25 -1312.5 46.875 46.875], 'FaceColor',[1 1 1]);
rectangle('Position',[1453.12 -1312.5 46.875 46.875], 'FaceColor',[0 0 0]);
rectangle('Position',[1125 -1453.12 46.875 46.875], 'FaceColor',[1 1 1]);
rectangle('Position',[1171.88 -1453.12 46.875 46.875], 'FaceColor',[1 1 1]);
rectangle('Position',[1125 -1500 46.875 46.875], 'FaceColor',[0 0 0]);
rectangle('Position',[1171.88 -1500 46.875 46.875], 'FaceColor',[0 0 0]);
rectangle('Position',[1218.75 -1453.12 46.875 46.875], 'FaceColor',[1 1 1]);
rectangle('Position',[1265.62 -1453.12 46.875 46.875], 'FaceColor',[1 1 1]);
rectangle('Position',[1218.75 -1500 46.875 46.875], 'FaceColor',[0 0 0]);
rectangle('Position',[1265.62 -1500 46.875 46.875], 'FaceColor',[0 0 0]);
rectangle('Position',[1406.25 -1359.38 46.875 46.875], 'FaceColor',[1 1 1]);
rectangle('Position',[1453.12 -1359.38 46.875 46.875], 'FaceColor',[0 0 0]);
rectangle('Position',[1406.25 -1406.25 46.875 46.875], 'FaceColor',[1 1 1]);
rectangle('Position',[1453.12 -1406.25 46.875 46.875], 'FaceColor',[0 0 0]);
rectangle('Position',[1312.5 -1453.12 46.875 46.875], 'FaceColor',[1 1 1]);
rectangle('Position',[1359.38 -1453.12 46.875 46.875], 'FaceColor',[1 1 1]);
rectangle('Position',[1312.5 -1500 46.875 46.875], 'FaceColor',[0 0 0]);
rectangle('Position',[1359.38 -1500 46.875 46.875], 'FaceColor',[0 0 0]);
rectangle('Position',[1406.25 -1453.12 46.875 46.875], 'FaceColor',[1 1 1]);
rectangle('Position',[1453.12 -1453.12 46.875 46.875], 'FaceColor',[0 0 0]);
rectangle('Position',[1406.25 -1500 46.875 46.875], 'FaceColor',[0 0 0]);
rectangle('Position',[1453.12 -1500 46.875 46.875], 'FaceColor',[0 0 0]);
X=[1400,1312.5,1125,1125,1087.5,1031.25,1031.25,1012.5,984.375,937.5,890.625,843.75,796.875,750,703.125,656.25,562.5,468.75,375,281.25,187.5,187.5,187.5,187.5,187.5,187.5,187.5,100,100];
Y=[-100,-187.5,-375,-468.75,-562.5,-656.25,-703.125,-750,-796.875,-796.875,-796.875,-796.875,-796.875,-796.875,-796.875,-796.875,-750,-656.25,-600,-656.25,-750,-843.75,-937.5,-1031.25,-1125,-1218.75,-1312.5,-1400,-1400];
hold on;
plot(X,Y,'r');
plot(X,Y,'bo');
legend('5877.47','Location','southoutside');
